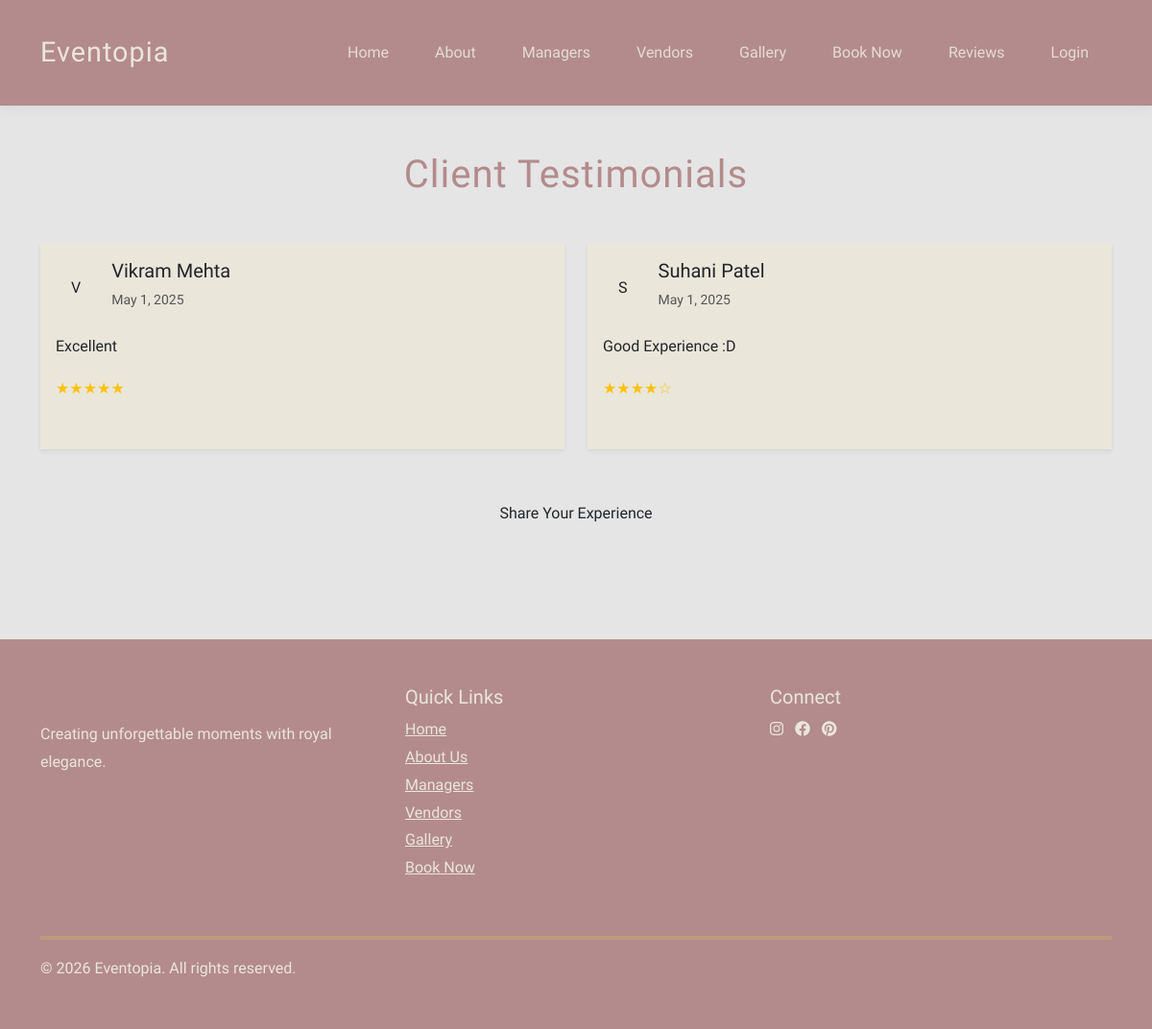
The page /event-management/pages/reviews.php on the database its author committed.
### tables this page shows
CREATE TABLE `reviews` (
  `review_id` int(5) NOT NULL,
  `user_id` int(5) NOT NULL,
  `review_text` varchar(255) NOT NULL,
  `rating` int(1) NOT NULL CHECK (`rating` between 1 and 5),
  `review_date` date NOT NULL
);

CREATE TABLE `user` (
  `user_id` int(5) NOT NULL,
  `name` varchar(50) NOT NULL,
  `email` varchar(30) NOT NULL,
  `password` varchar(15) NOT NULL,
  `contact_number` varchar(15) NOT NULL
);

### event-management/pages/reviews.php (the view, shortened to what this page needs)
<?php
require '../includes/config.php';
include '../includes/header.php';
try {
    $reviews = $conn->query("
        SELECT r.*, u.name AS user_name
        FROM reviews r
        JOIN user u ON r.user_id = u.user_id
        ORDER BY r.review_date DESC
    ") or throw new Exception("Database error: " . $conn->error);
} catch (Exception $e) {
    $error_message = $e->getMessage();
}
?>
<div class="container py-5">
    <h1 class="text-center mb-5">Client Testimonials</h1>
    <div class="row g-4">
        <?php if (isset($reviews) && $reviews->num_rows > 0): ?>
            <?php while($review = $reviews->fetch_assoc()): ?>
                <div class="col-md-6">
                    <div class="card h-100 shadow-sm">
                        <div class="card-body">
                            <div class="d-flex mb-3">
                                <div class="bg-burgundy text-beige rounded-circle p-3 me-3">
                                    <?= strtoupper(substr($review['user_name'], 0, 1)) ?>
                                </div>
                                <div>
                                    <h5 class="mb-1"><?= htmlspecialchars($review['user_name']) ?></h5>
                                    <small class="text-muted">
                                        <?= date('F j, Y', strtotime($review['review_date'])) ?>
                                    </small>
                                </div>
                            </div>
                            <p class="card-text"><?= htmlspecialchars($review['review_text']) ?></p>
                            <div class="text-warning">
                                <?= str_repeat('★', $review['rating']) . str_repeat('☆', 5 - $review['rating']) ?>
                            </div>
                        </div>
                    </div>
                </div>
            <?php endwhile; ?>
        <?php endif; ?>
    </div>
    <div class="text-center mt-5">
        <a href="give_review.php" class="btn btn-burgundy">Share Your Experience</a>
    </div>
</div>
<?php include '../includes/footer.php'; ?>

### event-management/assets/css/style.css (style rules this page uses)
body { font-family: 'Neuton', serif; background-color: #E5E5E5; color: #4A3F3A; line-height: 1.8; margin: 0; padding: 0; }
h1, h2, h3, h4, .navbar-brand { font-family: 'Marcellus', serif; font-weight: 400; color: #B38B8D; letter-spacing: 1px; }
.card { background-color: #EAE6DA; border: none; border-radius: 0; box-shadow: 0 4px 16px rgba(0, 0, 0, 0.05); transition: transform 0.3s ease; margin-bottom: 2rem; }

### rows shown on the page
reviews: user.name "V", user.name "Vikram Mehta", review_date "May 1, 2025", review_text "Excellent", rating "★★★★★"
reviews: user.name "S", user.name "Suhani Patel", review_date "May 1, 2025", review_text "Good Experience :D", rating "★★★★", rating "☆"
